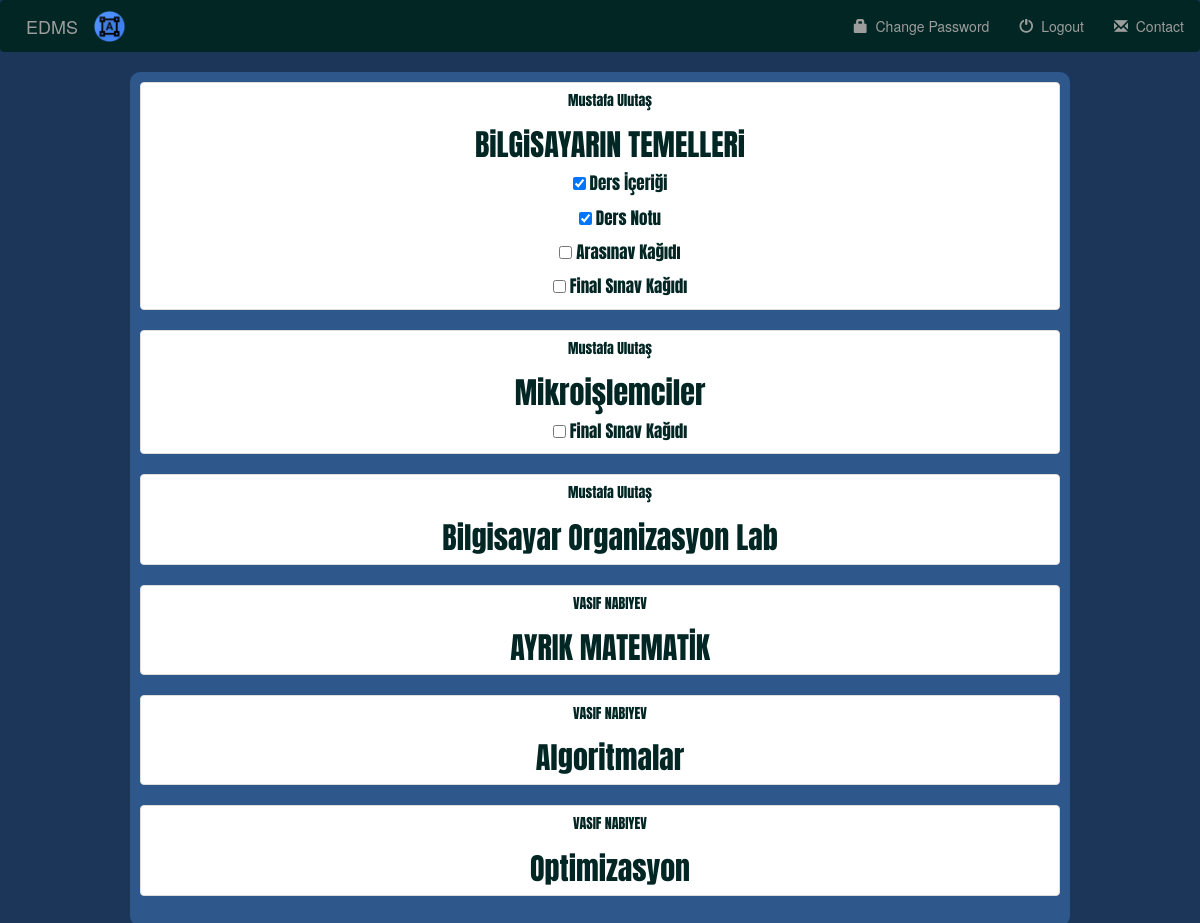
/ (signed in), run on an earlier commit of the app's database.
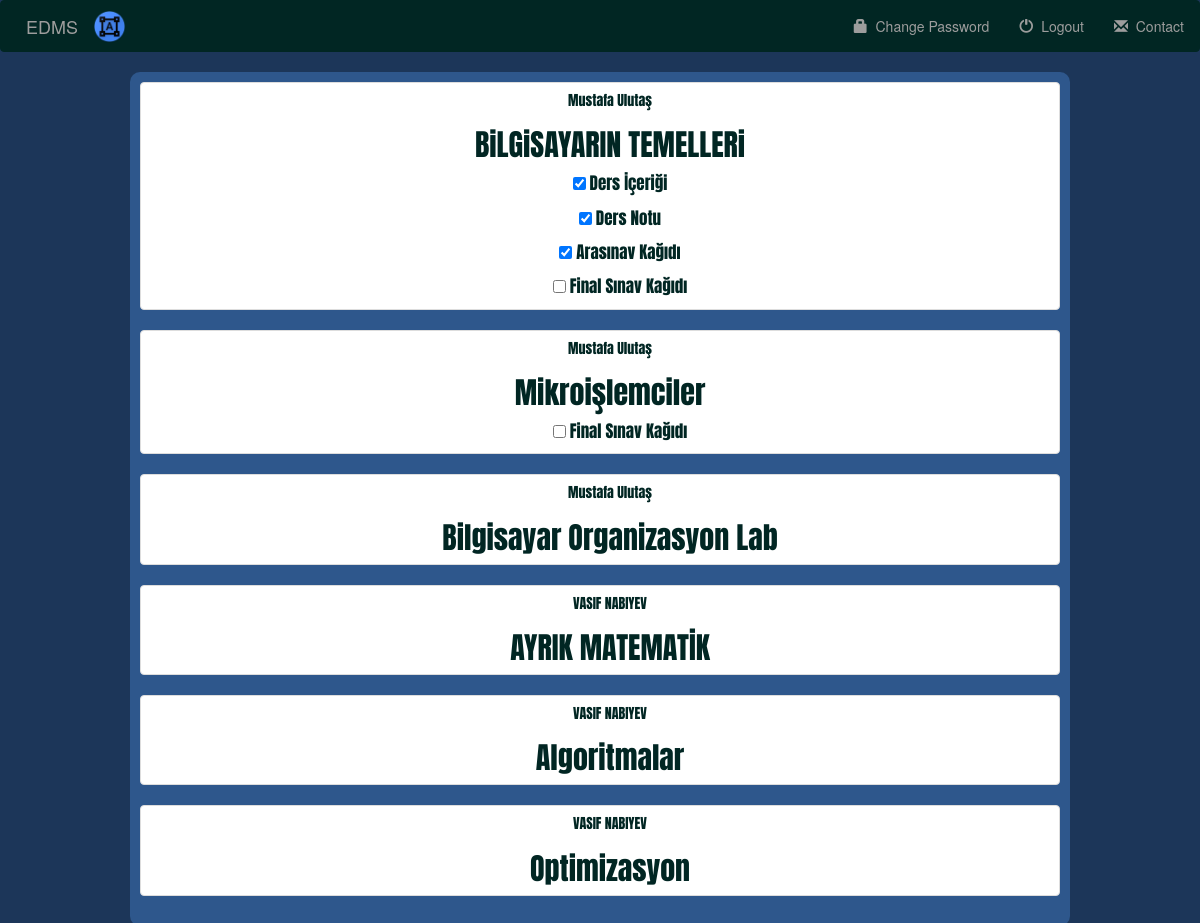
And on a later commit of the database.
### edms/models.py (models this page shows, shortened)
class Requested_Documents(models.Model):
    lesson = models.ForeignKey(Lesson, on_delete=models.CASCADE)
    d_name = models.CharField(
        verbose_name=_('İstenilen Belge Adı'),
        max_length=100
    )
    d_bool = models.BooleanField(
        verbose_name=_('İstenilen Belge Yüklü mü ?'),
        default=False
    )
    class Meta:
        verbose_name = 'Requested Documents'
        verbose_name_plural = 'Requested Documents'

### edms/views.py (the view, shortened to what this page needs)
# urls.py: path('', LessonListView.as_view(), name='lesson-list'),
class LessonListView(ListView):
    model = Lesson
    template_name = 'edms/lesson/list.html'
    success_url = '/lessons'
    def get(self, request):
        if request.user.is_authenticated:
            user = request.user
            if user.is_department_manager or user.is_assistant_department_manager or user.is_dean_manager:
                documnets = Requested_Documents.objects.filter(
                    lesson__user=user
                ).order_by("lesson")
                lessons = {}
                all_lessons = Lesson.objects.all()
                for lesson in all_lessons:
                    lesson_id = str(lesson.id)
                    lessons[lesson_id] = {
                            'lesson': lesson,
                            'docs': []
                        }
                for doc in documnets:
                    lesson_id = str(doc.lesson.id)
                    lessons[lesson_id]['docs'].append(doc)
                return render(request, self.template_name, {
                    'lessons': lessons
                })
        else:
            return redirect(reverse('edms:login'))

### Mudek/templates/edms/lesson/list.html (shortened to what this page needs)
{% extends 'base.html' %}
{% block body %}
<div class="container">
    <div class="thumbnail1">
        {% if lessons %}
            {% for key, lesson in lessons.items %}
                <div class="thumbnail">
                        <h5 class="lessonname">{{ lesson.lesson.user.first_name }} {{ lesson.lesson.user.last_name }}</h5>
                    <a href="{% url 'edms:lesson-detail' pk=lesson.lesson.pk %}">
                        <h2 class="lessonname">{{ lesson.lesson.lesson_name|safe|linebreaks|truncatechars:150 }}</h2>
                    </a>
                    {% for request in lesson.docs %}
                    <div class="r_docs">
                        <ul>
                            <input {% if request.d_bool %}checked="checked"{% endif %} type="checkbox"/>
                            <a class="r_doc" href="{% url 'edms:requsted-update' pk=request.pk %}" role="button">{{ request.d_name }}</a>
                        </ul>
                    </div>
                    {% endfor %}
                </div>
            {% endfor %}
        {% endif %}
    </div>
</div>
{% endblock %}

What changed in the data, as far as the page shows it:
changed Requested_Documents "Arasınav Kağıdı": d_bool "☐" → "☑"
